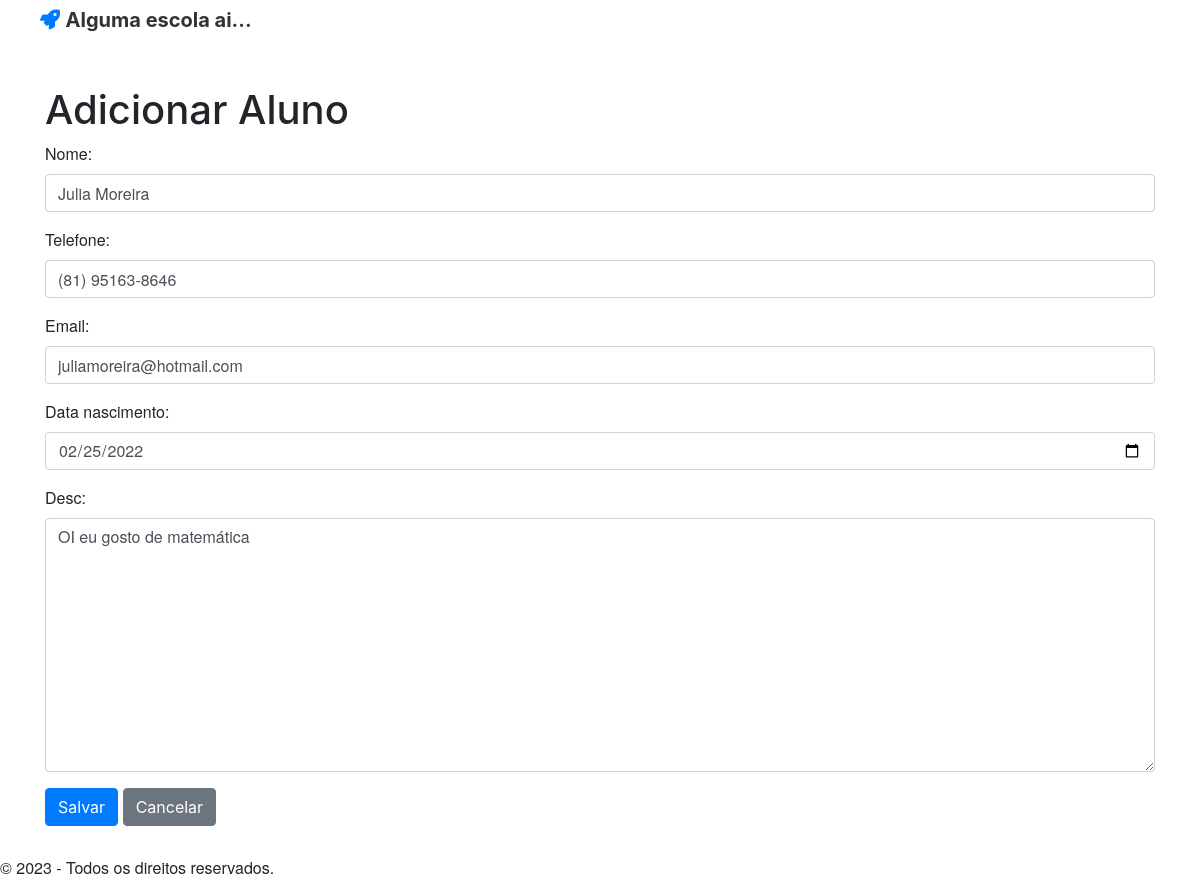
Screenshot of /aluno/2/update/ with the database file from the repository.
### main/models.py (models this page shows, shortened)
class Aluno(models.Model):
    nome = models.CharField(max_length=255)
    telefone = models.CharField(null = True, blank=True, max_length=15)
    email = models.EmailField()
    data_nascimento = models.DateField()
    desc = models.TextField()
    created_at = models.DateTimeField(auto_now_add=True)
    updated_at = models.DateTimeField(auto_now=True)
    user = models.ForeignKey(get_user_model(), on_delete=models.CASCADE)

### main/views.py (the view)
class AlunoUpdateView(UpdateView):
    model = Aluno
    form_class = AlunoForm
    template_name = 'main/aluno_form.html'
    success_url = reverse_lazy('aluno-lista')

### main/forms.py
class AlunoForm(forms.ModelForm):
    telefone = forms.CharField(widget=forms.TextInput(attrs={'minlength':'15', 'maxlength':'15','onkeyup':'handlePhone(event)'}))
    data_nascimento = forms.DateField(widget=forms.TextInput(attrs={'type':'date'}))
    class Meta:
        model = Aluno
        fields = ['nome','telefone','email','data_nascimento','desc']
    def __init__(self, *args, **kwargs):
        super().__init__(*args,**kwargs)
        self.fields['nome'].widget.attrs.update({'class':'form-control'})
        self.fields['telefone'].widget.attrs.update({'class':'form-control'})
        self.fields['email'].widget.attrs.update({'class':'form-control'})
        self.fields['data_nascimento'].widget.attrs.update({'class':'form-control'})
        self.fields['desc'].widget.attrs.update({'class':'form-control'})

### main/templates/main/aluno_form.html (shortened to what this page needs)
{% extends 'base.html' %}
{% block content %}
    <div class="container">
        <h1>Adicionar Aluno</h1>
        <form method="POST">
            {{ form.as_p }}
            <button type="submit" class="btn btn-primary">Salvar</button>
            <a href="{% url 'aluno-lista' %}" class="btn btn-secondary">Cancelar</a>
        </form>
    </div>
{% endblock  %}

### main/static/css/style.css (style rules this page uses)
body { background-color: #f5f5f5; color: #333333; }
h1, h2, h3 { font-family: "Helvetica Neue", Helvetica, Arial, sans-serif; font-weight: bold; }
p { font-family: "Helvetica Neue", Helvetica, Arial, sans-serif; font-size: 16px; line-height: 1.5; }
.container { max-width: 960px; margin: 0 auto; padding: 30px; }
.form-control { display: block; width: 100%; padding: 10px; font-size: 16px; line-height: 1.5; color: #495057; background-color: #ffffff; background-clip: padding-box; border: 1px solid #ced4da; border-radius: 4px; transition: border-color 0.3s ease-in-out, box-shadow 0.3s ease-in-out; }

### rows the page displays
Aluno: nome "Julia Moreira", telefone "(81) 95163-8646", email "juliamoreira@hotmail.com", data_nascimento "02/25/2022", desc "OI eu gosto de matemática"
